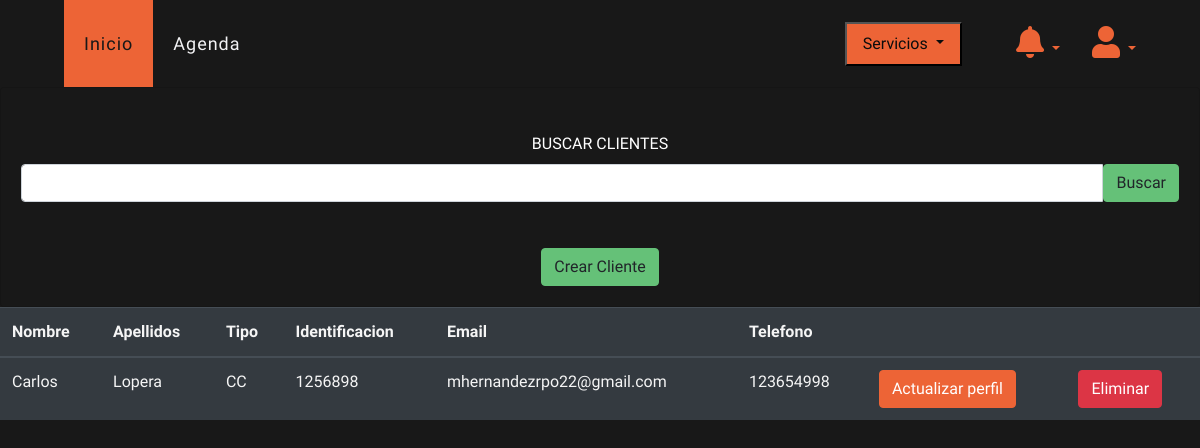
The page /ver/clientes (signed in) on the database as committed earlier.
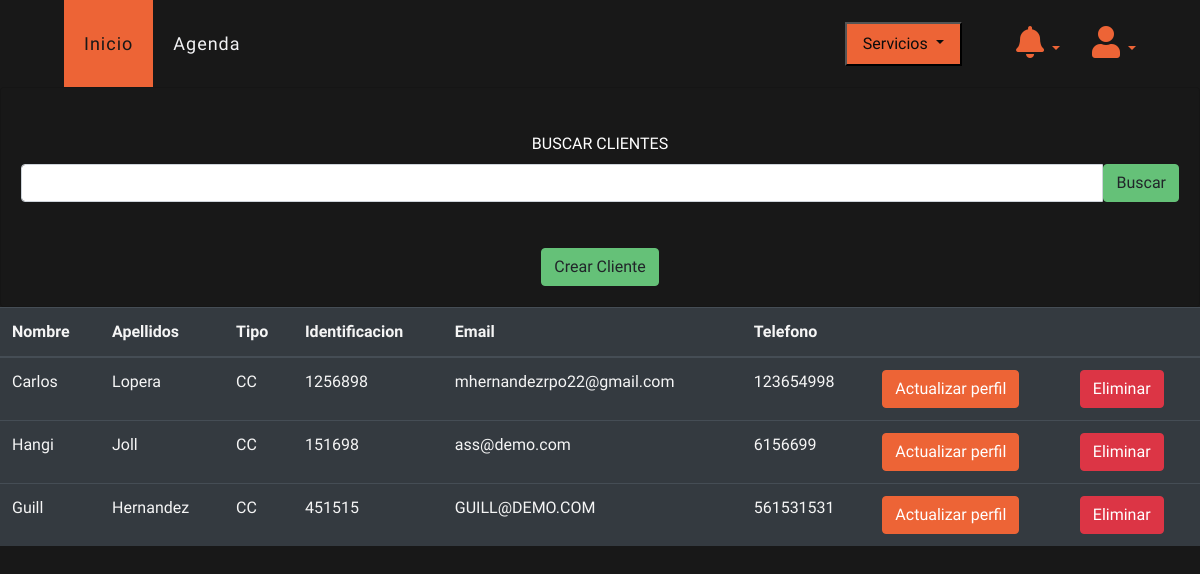
The same page on the database as committed later.
### veterinary/models.py (models this page shows, shortened)
class Client(models.Model):
    CHOICES = [('CC', 'CC'), ('CE', 'CE'),
               ('TI', 'TI'), ('PPT', 'PPT'), ('PASAPORTE', 'PASAPORTE')]
    veterinary = models.ForeignKey(Veterinary, on_delete=models.PROTECT, blank=True, null=True)
    name = models.CharField(max_length=50, blank=False, null=False, verbose_name='Cliente')
    last_name = models.CharField(max_length=50, blank=False, null=False)
    type = models.CharField(max_length=10, choices=CHOICES, verbose_name='Tipo documento', default='CC')
    document = models.CharField(max_length=20, unique=False, blank=True, null=True, verbose_name='Documento')
    email = models.EmailField(max_length=254, unique=False, blank=True, null=True)
    phone = models.CharField(max_length=15, blank=True, null=True)
    global_id = models.UUIDField(default=uuid.uuid4, editable=False, unique=True)
    class Meta:
        unique_together = ('document', 'email', 'veterinary')

### veterinary/views.py (the view)
# urls.py: path("ver/clientes", views.detailClient, name='detailClient'),
@login_required(login_url="login")
def detailClient(request):
    veterinaryLogued = request.user.veterinary
    form = ClientForm(initial={"veterinary": veterinaryLogued})
    if request.method == "POST":
        search_query = request.POST.get("search", "")
        clients = Client.objects.filter(
            name__contains=search_query, veterinary=veterinaryLogued
        )
        form_client = ClientForm(request.POST)
        if form_client.is_valid():
            document = form_client.cleaned_data["document"]
            email = form_client.cleaned_data["email"]
            if Client.objects.filter(Q(document=document) | Q(email=email)).exists():
                messages.error(
                    request,
                    "Ya existe un cliente con el mismo documento o correo electrónico.",
                )
            else:
                form_client.save()
                messages.success(request, "Cliente creado correctamente.")
                return redirect("detailClient")
    else:
        clients = Client.objects.filter(veterinary=veterinaryLogued)
    context = {"clients": clients, "form": form}
    return render(request, "veterinary/detailClient.html", context)

### veterinary/forms.py
class ClientForm(ModelForm):
    class Meta:
        model = Client
        fields = '__all__'
        widgets = {
            'veterinary': HiddenInput(attrs={'class': 'form-control form-input'}),
            'name': TextInput(attrs={'class': 'form-control form-input'}),
            'last_name': TextInput(attrs={'class': 'form-control form-input'}),
            'type': Select(attrs={'class': 'form-control'}),
            'document': TextInput(attrs={'class': 'form-control form-input'}),
            'email': EmailInput(attrs={'class': 'form-control form-input'}),
            'phone': TextInput(attrs={'class': 'form-control form-input'}),
        }
        labels = {
            'veterinary': 'Veterinaria',
            'name': 'Nombres',
            'last_name': 'Apellidos',
            'email': 'Email',
            'phone': 'Telefono'
        }

### templates/veterinary/detailClient.html (shortened to what this page needs)
{% extends 'layout/base.html' %}
{% block 'style' %}
{% load static %}
<link rel="stylesheet" href="{% static 'css/estiloindex.css' %}">
<link rel="stylesheet" href="{% static 'css/estilo.css' %}">
{% endblock %}
{% block 'header' %}
{% include 'layout/partials/headerbase.html' %}
{% endblock %}
{% block 'content' %}
<div class="container-fluid" style="background-color: #181818; height: 100vh;">
    <div class="row">
        <div class="col-md-12">
            <div class="card bg-dark text-white">
                <div class="card-body text-center">
                    <form action="" method="POST" style="margin-top:3vh ;">
                        <label>BUSCAR CLIENTES</label>
                        <div class="input-group mb-3">
                            <input type="text" class="form-control" name="search">
                            <button type="submit" class="btn btn-secondary">Buscar</button>
                        </div>
                    </form>
                    <a data-toggle="modal" data-target="#exampleModal" class="btn btn-secondary" style="margin-top: 30px;">Crear Cliente</a>
                </div>
            </div>
            <div class="table-responsive" style="max-height: 70vh;">
                <table class="table table-dark">
                    <thead>
                        <tr>
                            <th>Nombre</th>
                            <th>Apellidos</th>
                            <th>Tipo</th>
                            <th>Identificacion</th>
                            <th>Email</th>
                            <th>Telefono</th>
                            <th></th>
                            <th></th>
                        </tr>
                    </thead>
                    <tbody>
                        {% for client in clients %}
                        <tr>
                            <td>{{client.name}}</td>
                            <td>{{client.last_name}}</td>
                            <td>{{client.type}}</td>
                            <td>{{client.document}}</td>
                            <td>{{client.email}}</td>
                            <td>{{client.phone}}</td>
                            <td><a href="{% url 'updateClient' id=client.id %}" class="btn btn-primary">Actualizar perfil</a></td>
                            <td><button onclick="borrar('{{client.id}}')" class="btn btn-danger">Eliminar</button></td>
                        </tr>
                        {% endfor %}
                    </tbody>
                </table>
            </div>
        </div>
    </div>
</div>
{% endblock %}

Rows that differ between the two databases and show on the page:
added Client: name "Hangi", last_name "Joll", type "CC", document "151698", email "ass@demo.com", phone "6156699"
added Client: name "Guill", last_name "Hernandez", type "CC", document "451515", email "GUILL@DEMO.COM", phone "561531531"
